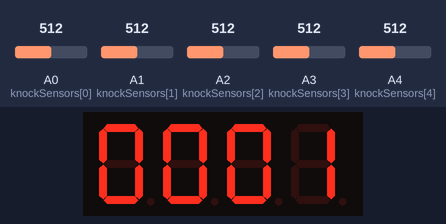
This sketch was run on a simulated Arduino Uno, built with avr-gcc and run on an emulated ATmega328P. On the bench: 4-digit seven-segment display. Inputs (shaded band) come from the test bench; at power-on: A0 (knockSensors[0]) = 512, A1 (knockSensors[1]) = 512, A2 (knockSensors[2]) = 512, A3 (knockSensors[3]) = 512, A4 (knockSensors[4]) = 512.

Above: at 0.05 s.
At 4.96 s:
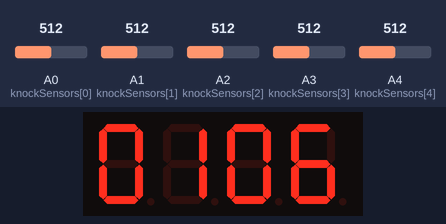
At 9.89 s:
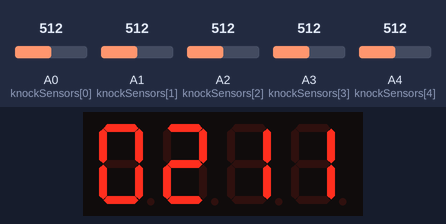
At 19.89 s:
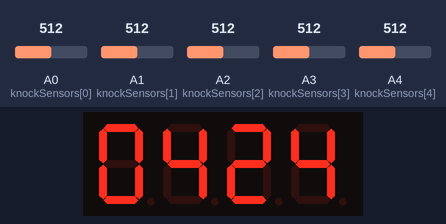
At 29.89 s:
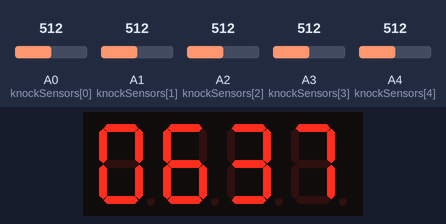
At 39.89 s:
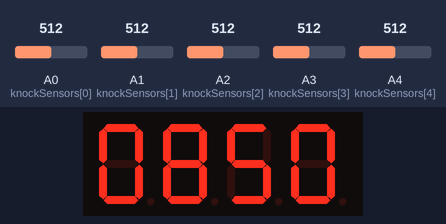

The sketch:

shield.ino
```cpp
#include <Arduino.h>
#include <TM1637Display.h>
using namespace std;
#define CLK 2
#define DIO 3
#define THRESHOLD 60 //sensitivity of shield depending on force of candy/object (0-255)
#define ATTEMPTS 1 //number of attempts before averaging values (1 for speed (i.e rapid simulateous projectiles), more for reliability (turn down threshold))
#define DELAY 25 //prevents multiple counts for the same projectile. Low: speedy, high chance of multi-counting. High: chance of missing projectile, low chance of multi-counting

const int knockSensors[5] = {A0, A1, A2, A3, A4}; //change as needed for number of sensors
const int pinKey = 9; //push-button
unsigned long resetTime = 0;
unsigned long downTime = 0;
bool clicked = false;
TM1637Display display(CLK, DIO);

void key(){ //used to prevent sleep in project boost converter.
  unsigned long newTime = millis();
  if (newTime - resetTime > 20000){ //pulse on button every 20s
    if (!clicked){
      pinMode(pinKey, OUTPUT);
      digitalWrite(pinKey, LOW);
      clicked = true;
      downTime = millis();
    } else {
      if (millis() - downTime > 100){
        pinMode(pinKey, INPUT);
        resetTime = newTime;
        clicked = false;
      }
    }
  }
}

class BuzzersData {
  public:
    int attempts;
    int sensorCount;
    float** singleAttempt;

    float** initialize(){ //returns 2D float array: attempts x number of sensors
      float** arr = new float*[attempts];
        for (int i = 0; i < attempts; i++) {
          arr[i] = new float[sensorCount];
        }
      return arr;
    }

    void interface_sensors(float **buzzer_data, int index){ //writes to array
      for (int i=0; i < sensorCount; i++){
        buzzer_data[index][i] = analogRead(knockSensors[i]); //read sensor data into given attempt array
      }
    }

    float** getdata(){ //read all sensors "attempts" number of times
      for (int i=0; i < attempts; i++){
        interface_sensors(singleAttempt, i);
      }
      return singleAttempt; //returns float buffer of attempts x sensors
    }

    float* average(){ //does nothing if ATTEMPTS = 1 because there is only one data point per sensor
      for (int i=0; i < attempts - 1; i++){ //combines all sensor data rows into first row
        for (int j=0; j < sensorCount; j++){
          singleAttempt[0][j] += singleAttempt[i+1][j]; //places sum of all data in first attempt array
        }
      }
      for (int i=0; i < sensorCount; i++){
        singleAttempt[0][i] /= attempts; //divides each sensor sum by the number of attempts
      }
      return singleAttempt[0];
    }
  private:
};

BuzzersData bd; //initialize class
int counter = 0;

void setup() {
   //Serial.begin(9600); //uncomment for debugging
   bd.attempts = ATTEMPTS; //ATTEMPT per averaging
   bd.sensorCount = sizeof(knockSensors) / 2; //buffer size (int is 2 bytes)
   bd.singleAttempt = bd.initialize(); //creates empty attempt buffer
   display.setBrightness(0x01); //sets brightness of led screen (0-7)
   display.showNumberDec(counter, true);
}

void loop() {
  key(); //remove if not using https://www.amazon.com/MakerFocus-Discharge-Integrated-Charging-Protection/dp/B07PZT3ZW2
  float **singleAttempt = bd.getdata(); //fills attempt buffer with data
  float* averageArr = bd.average(); //averages attempt buffer
  //Serial.print("Average sensor data: ");
  for (int i=0; i < bd.sensorCount; i++){ //checks if each sensor data is above threshold
    //Serial.print(averageArr[i]);
    //Serial.print(" ");
    if (averageArr[i] > THRESHOLD){
      counter++; //increase counter for every sensor above threshold
      display.showNumberDec(counter, true);
      delay(DELAY); //prevents multiple increases for the same projectile. Low decrease
      break;
    }
  }
  //Serial.println();
}
```
